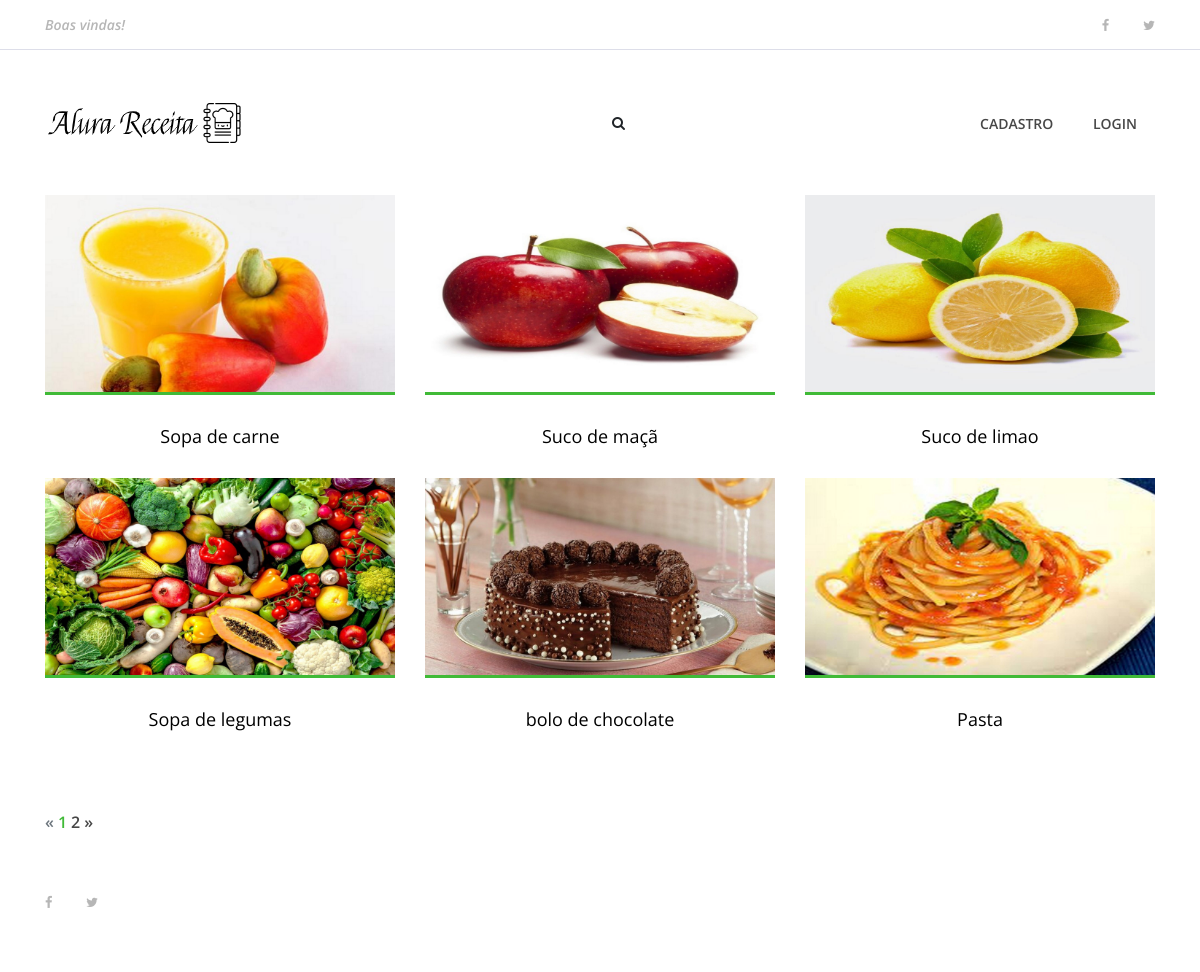
The page / on the database its author committed.
### AlexReceitas/apps/Receitas/models.py (models this page shows, shortened)
class Receita(models.Model):
    pessoa=models.ForeignKey(User, on_delete=models.CASCADE)
    nome_receita=models.CharField(max_length=200)
    ingredientes=models.TextField(default='')
    modo_preparo= models.TextField(default='')
    tempo_preparo=models.IntegerField(default=0)
    rendimento=models.CharField(max_length=100)
    categoria=models.CharField(max_length=100)
    date_receita=models.DateTimeField(default=datetime.now, blank=True)
    foto_receita=models.ImageField(upload_to='fotos/%d/%m/%Y',blank=True, null=True, default='0')
    publicada=models.BooleanField(default=False )

### AlexReceitas/apps/Receitas/views/receita.py (the view)
# urls.py: path('', index, name='index'),
def index(request):
    receitas=Receita.objects.order_by( '-date_receita').filter(publicada=True)
    paginator=Paginator(receitas, 6)
    page=request.GET.get('page')
    receitas_por_pagina=paginator.get_page(page)
    dados={
        'receitas':receitas_por_pagina
    }
    return render(request, 'receitas/index.html', dados)

### Templates/receitas/index.html (shortened to what this page needs)
{% extends 'base.html' %}
{% load static %}
{% block content %}
<body>
{% include 'partials/_menu.html' %}
    <section class="best-receipe-area">
        <div class="container">
            <div class="row">
                {% if receitas %}
                {% for receita in receitas %}
                <div class="col-12 col-sm-6 col-lg-4">
                    <div class="single-best-receipe-area mb-30">
                        {% if receita.foto_receita == '0'%}
                            <img src="{% static 'img/bg-img/foto_receita.png'%}" alt="">
                        {% else %}
                            <img src="{{receita.foto_receita.url}}" alt="">
                        {% endif %}
                            <div class="receipe-content">
                            <a href="{% url 'receita' receita.id %}">
                                <h5>{{receita.nome_receita}}</h5>
                            </a>
                        </div>
                    </div>
                </div>
                {% endfor %}
                {% endif %}
            </div>
        </div>
    </section>
    <section class="top-catagory-area section-padding-20-0">
        <div class="container">
            {% if receitas.has_other_pages %}
            <ul class="pagination">
                {% if receitas.has_previous %}
                <li class="page-item">
                    <a href="?page = {{receitas.previous_page_number}}" class="page-link">&laquo;</a>
                </li>
                {% else %}
                <li class="page-item disabled">
                    <a class="page-link">&laquo;</a>
                </li>
                {% endif %}
                {% for pagina in receitas.paginator.page_range %}
                {% if receitas.number == pagina %}
                <li class="page-item active">
                    <a class="page-link">{{pagina}}</a>
                </li>
                {% else %}
                <li class="page-item">
                    <a href="?page={{pagina}}" class="page-link">{{pagina}}</a>
                </li>
                {% endif %}
                {% endfor %}
                {% if receitas.has_next %}
                <li class="page-item">
                    <a href="?page={{receitas.next_page_number  }}" class="page-link">&raquo;</a>
                </li>
                {% else %}
                <li class="page-item disabled">
                    <a class="page-link">&raquo;</a>
                </li>
                {% endif %}
            </ul>
            {% endif %}
        </div>
    </section>
    {% include 'partials/_footer.html' %}
{% endblock %}

### static/site.css (style rules this page uses)
* { margin: 0; padding: 0; }
body { font-family: "Open Sans", sans-serif; font-size: 14px; }
h1, h2, h3, h4, h5, h6 { color: #000000; line-height: 1.3; font-weight: 600; }
a, a:hover, a:focus { -webkit-transition-duration: 500ms; transition-duration: 500ms; text-decoration: none; outline: 0 solid transparent; color: #000000; font-weight: 600; font-size: 14px; color: #474747; }
ul, ol { margin: 0; }
ul li, ol li { list-style: none; }
img { height: auto; max-width: 100%; }
.mb-30 { margin-bottom: 30px !important; }
.best-receipe-area { position: relative; z-index: 1; padding-bottom: 50px; }
.single-best-receipe-area { position: relative; z-index: 1; }
.single-best-receipe-area img { border-bottom: 3px solid #40ba37; }
.single-best-receipe-area .receipe-content { padding-top: 30px; text-align: center; }
.single-best-receipe-area .receipe-content h5 { font-size: 18px; margin-bottom: 10px; font-weight: 400; -webkit-transition-duration: 500ms; transition-duration: 500ms; }
.pagination { position: relative; z-index: 1; }
.pagination .page-link { padding: 0; font-size: 16px; margin-right: 5px; border: none; color: #474747; }
.pagination .page-item.active .page-link { background-color: transparent; color: #40ba37; }

### rows shown on the page
Receita: foto_receita (picture), nome_receita "Sopa de carne"
Receita: foto_receita (picture), nome_receita "Suco de maçã"
Receita: foto_receita (picture), nome_receita "Suco de limao"
Receita: foto_receita (picture), nome_receita "Sopa de legumas"
Receita: foto_receita (picture), nome_receita "bolo de chocolate"
Receita: foto_receita (picture), nome_receita "Pasta"

### other values the page prints
{{ pagina }} "1"
{{ pagina }} "2"
